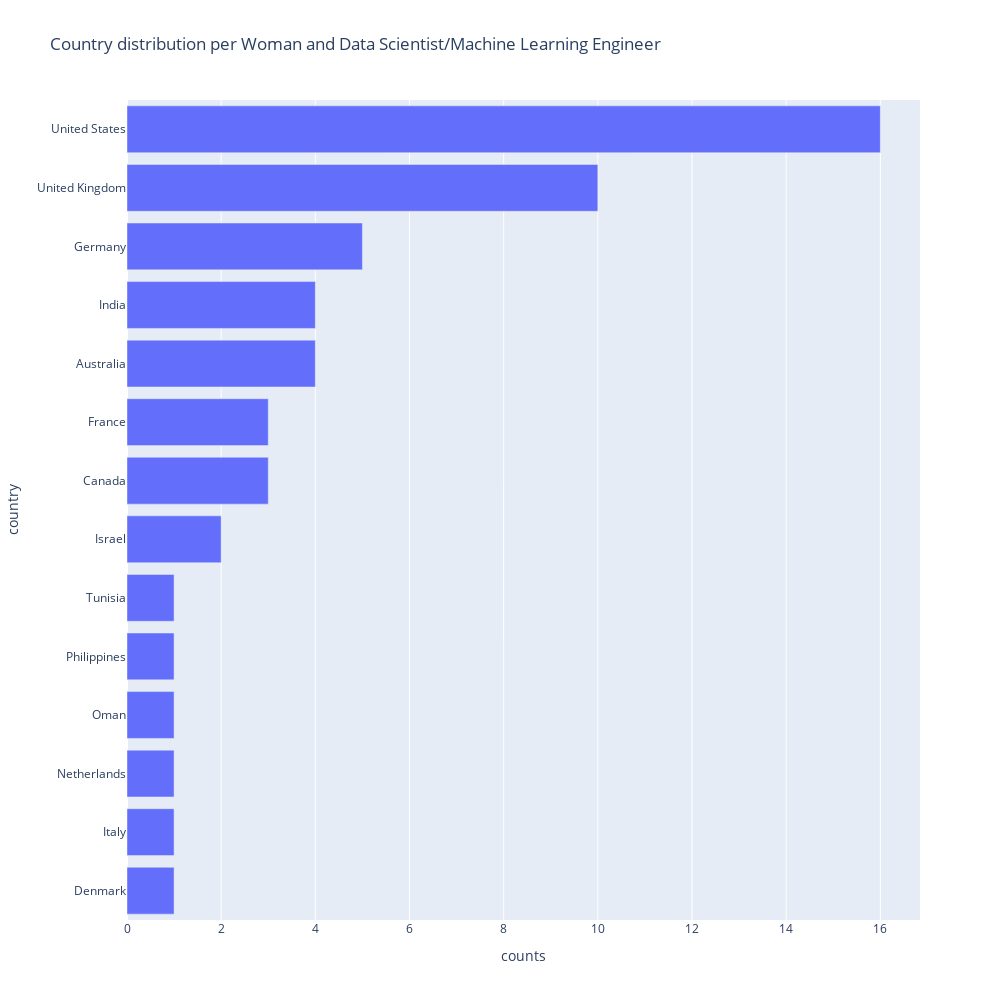

The cell this chart's notebook holds for it:
### Code cell
# And visualize with a plot bar
fig = px.bar(
    dscountry, 
    x='counts', 
    y="country", 
    orientation='h', 
    title='Country distribution per Woman and Data Scientist/Machine Learning Engineer', 
    width=1000,
    height=1000 
)

fig.show()

### Figure 1 — Plotly figure (JSON) as saved in the notebook; plotly's stock layout.template omitted (floating-point values rounded to 4 significant figures)
{"data": [{"alignmentgroup": "True", "hovertemplate": "counts=%{x}<br>country=%{y}<extra></extra>", "legendgroup": "", "marker": {"color": "#636efa"}, "name": "", "offsetgroup": "", "orientation": "h", "showlegend": false, "textposition": "auto", "type": "bar", "x": [1, 1, 1, 1, 1, 1, 2, 3, 3, 4, 4, 5, 10, 16], "xaxis": "x", "y": ["Denmark", "Italy", "Netherlands", "Oman", "Philippines", "Tunisia", "Israel", "Canada", "France", "Australia", "India", "Germany", "United Kingdom", "United States"], "yaxis": "y"}], "layout": {"barmode": "relative", "height": 1000, "legend": {"tracegroupgap": 0}, "title": {"text": "Country distribution per Woman and Data Scientist/Machine Learning Engineer"}, "width": 1000, "xaxis": {"anchor": "y", "domain": [0, 1], "title": {"text": "counts"}}, "yaxis": {"anchor": "x", "domain": [0, 1], "title": {"text": "country"}}}}
